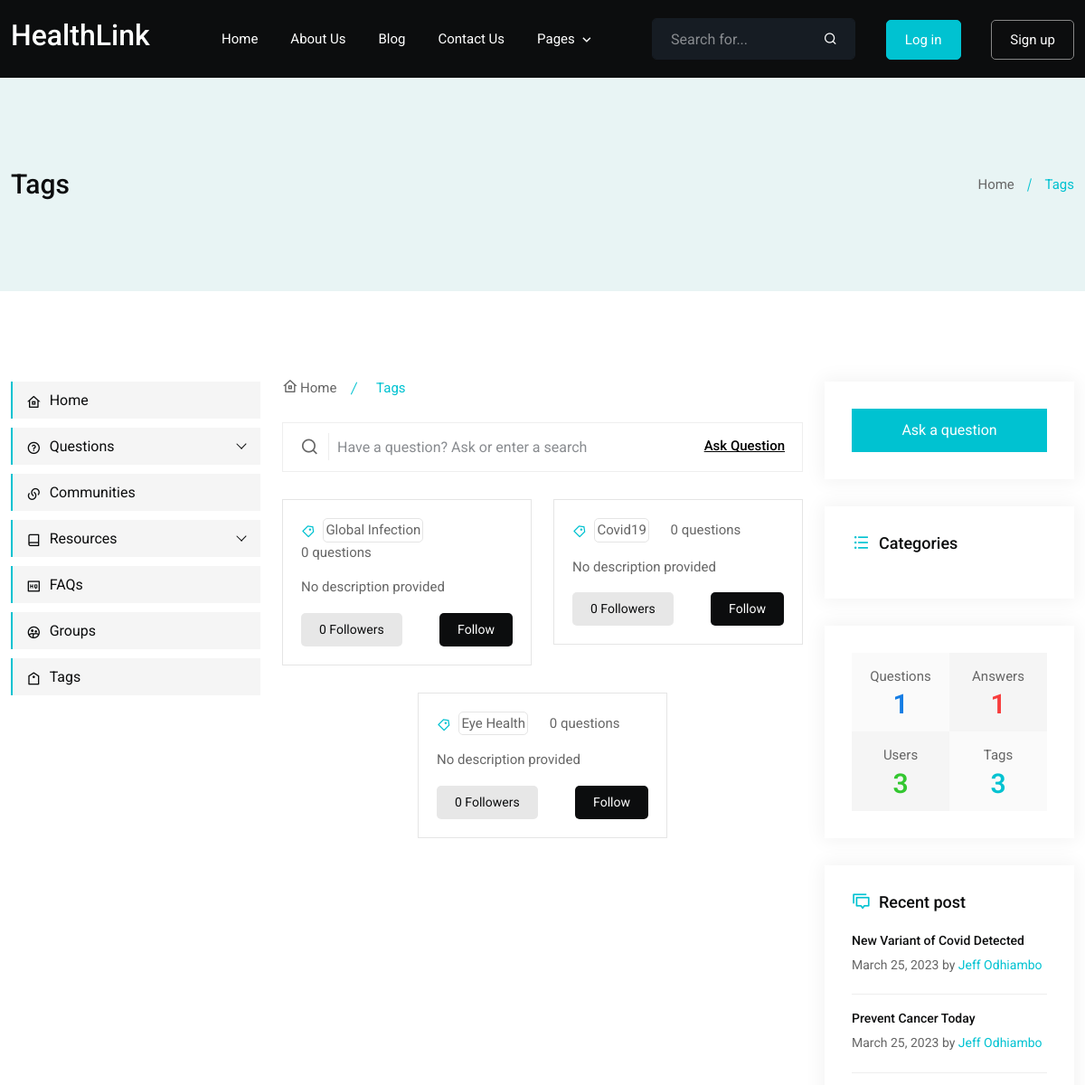
Before: /questions/tags/ (upper part) with the older database file.
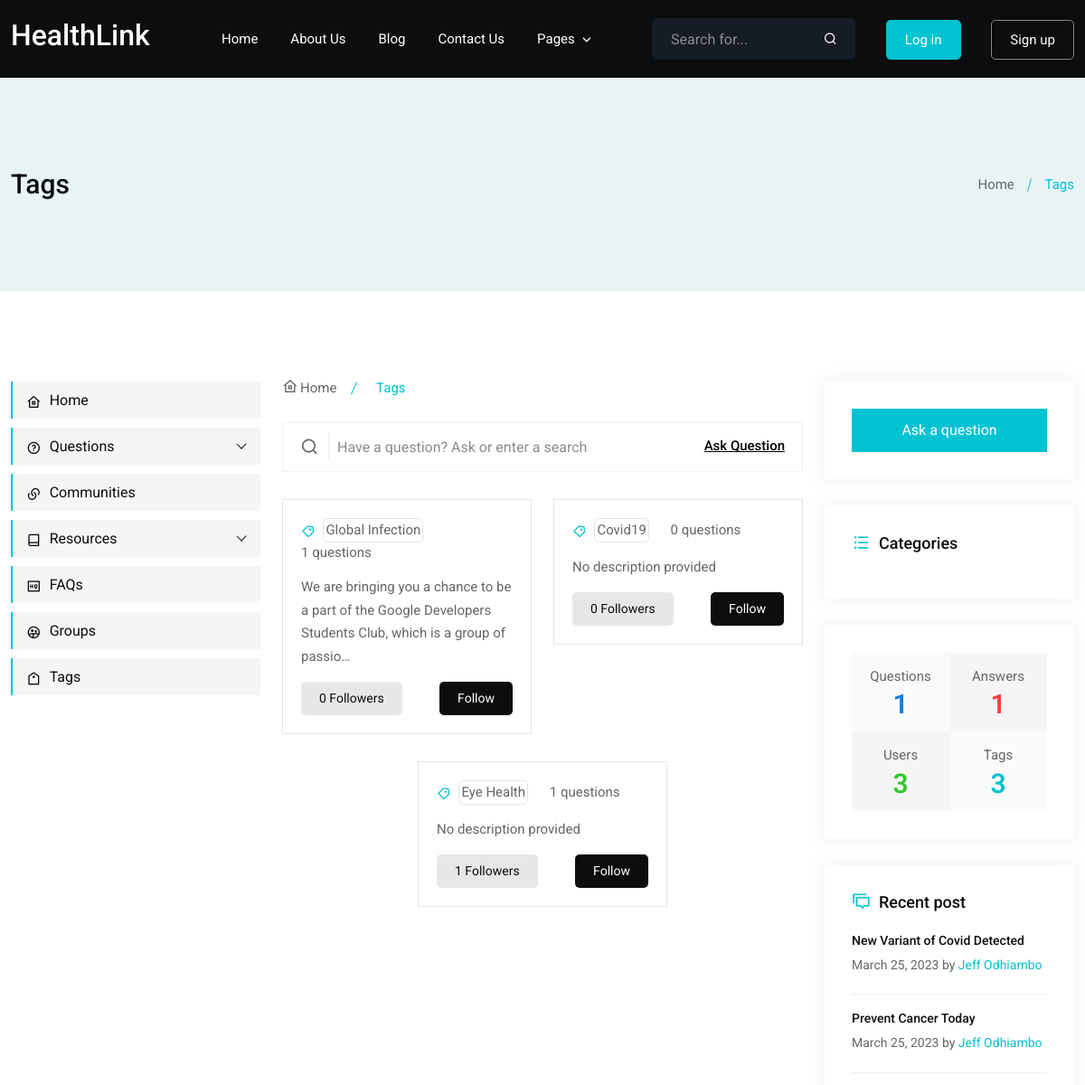
After: the same page with the newer database file.
### core/models.py (models this page shows)
class Tag(models.Model):
    title = models.CharField(max_length=100)
    slug = models.SlugField(max_length=100, unique=True)
    image = models.ImageField(upload_to='tags/', null=True, blank=True)
    description = models.TextField(null=True, blank=True)
    followers = models.ManyToManyField('auth.User', related_name='followed_tags', blank=True)
    created_at = models.DateTimeField(auto_now_add=True)
    updated_at = models.DateTimeField(auto_now=True)
    class Meta:
        ordering = ('-created_at',)
        verbose_name_plural = 'Tags'
    def __str__(self):
        return self.title

### discussion/views.py (the view)
# urls.py: path('tags/', views.tag_list, name='tags'),
def tag_list(request):
    context = {
        'title': 'Tags'
    }
    return render(request, 'forum/tags.html', context)

### core/context_processor.py (called while the page is built)
def categories(request):
    latest_post = []
    latest_article = Article.objects.order_by('-created_at')[:2]
    latest_video = Video.objects.order_by('-created_at')[:2]
    latest_document = Document.objects.order_by('-created_at')[:2]
    latest_post.append(latest_article)
    latest_post.append(latest_video)
    latest_post.append(latest_document)
    return {
        'categories': Category.objects.all(),
        'tags': Tag.objects.all(),
        'latest_post': latest_post,
        'top_members': User.objects.all()[:4],
        'total_users': User.objects.all().count(),
        'total_questions': Question.objects.all().count(),
        'total_answers': Answer.objects.all().count(),
    }

### resources/models.py (called while the page is built)
    def get_absolute_url(self):
        return reverse('resources:article_details', kwargs={'slug': self.slug})

### users/models.py (called while the page is built)
    def get_absolute_url(self):
        return reverse('users:user_profile', kwargs={'username': self.user.username})

### templates/forum/tags.html
{% extends 'base.html' %}
{% block content %}
		<div class="main-content-area ptb-100">
			<div class="container">
				<div class="row">
					<div class="col-lg-3">
						{% include 'partials/left-sidebar.html' %}
					</div>
					<div class="col-lg-6">
						<div class="middull-content">
							<ul class="page-nish">
								<li>
									<a href="/">
										<i class="ri-home-8-line"></i>
										Home
									</a>
								</li>
								<li class="active">
									Tags
								</li>
							</ul>
							{% include 'partials/search.html' %}
							<div class="tag-content">
								{% if tags %}
								<div class="row justify-content-center">
									{% for tag in tags %}
										<div class="col-lg-6 col-md-6">
											<div class="single-tags-box">
												<ul class="tag-mark">
													<li>
														<i class="ri-price-tag-3-line"></i>
														<span>{{ tag.title }}</span>
													</li>
													<li>
														{{ tag.questions.all.count }} questions
													</li>
												</ul>
												<p>{{ tag.description|truncatechars:110|default:'No description provided' }}</p>
												<ul class="tag-btn d-flex justify-content-between">
													<li>
														<button class="default-btn">
															{{ tag.followers.all.count }} Followers
														</button>
													</li>
													<li>
														<a href="{% url 'questions:follow_unfollow_tag' tag.slug %}">
															<button class="default-btn active">
																{% if request.user in tag.followers.all %}
																	Unfollow
																{% else %}
																	Follow
																{% endif %}
															</button>
														</a>
													</li>
												</ul>
											</div>
										</div>
									{% endfor %}
								</div>
								{% else %}
									<div class="alert alert-warning">
										No tags found
									</div>
								{% endif %}
							</div>
						</div>
					</div>
					<div class="col-lg-3">
						{% include 'resources/partials/right-sidebar.html' %}
					</div>
				</div>
			</div>
		</div>
{% endblock %}

Changed rows visible on the page:
changed Tag "Global Infection": questions.all.count "0" → "1"; description "No description provided" → "We are bringing you a chance to be a part of the Google Developers Students Club, which is a group of passio…"
computed for Tag "Eye Health": questions.all.count "0" → "1"; followers.all.count "0" → "1"
